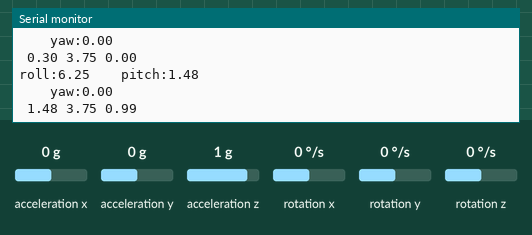
A sketch run on a simulated Arduino Uno, built with avr-gcc and run on an emulated ATmega328P. On the bench: the last lines printed to the serial monitor. Wiring (inferred from the names in the program): MPU-6050 motion sensor at I2C address 0x68. The inputs (shaded band) are chosen by the test bench; at power-on: acceleration z 1 g, acceleration x 0 g, acceleration y 0 g, rotation y 0 °/s, rotation x 0 °/s, rotation z 0 °/s.

Above: at 1.8 s.
1.9 s: acceleration z set to 0 g
At 2.8 s:
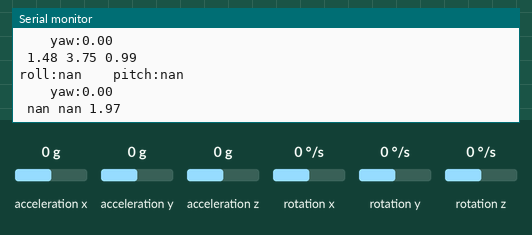
3.5 s: acceleration x set to -1.4 g
At 4.8 s:
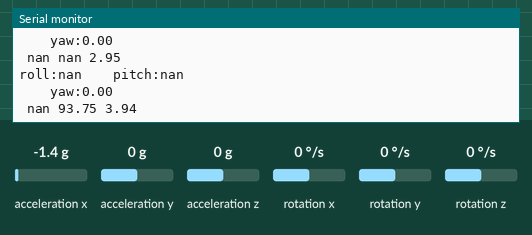
6.5 s: acceleration y set to -1.4 g
At 7.8 s:
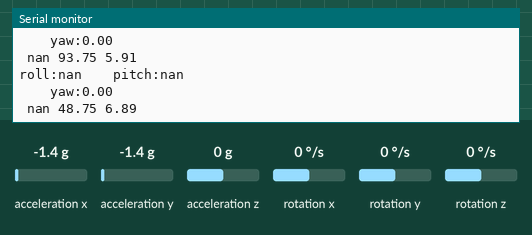
8.0 s: rotation y set to -192 °/s
At 8.9 s:
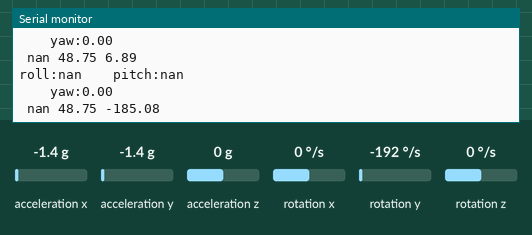
Timing chart, 0 to 10.5 s (numbered marks = the images above; inputs shaded):
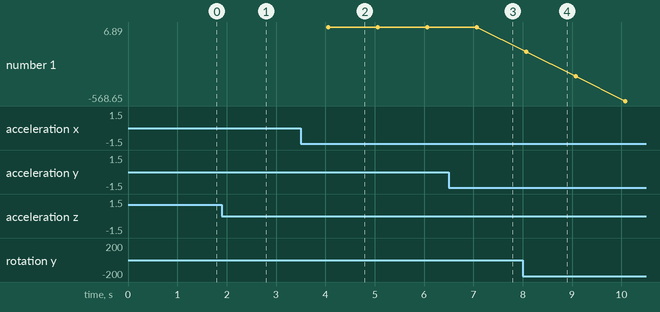

Measured:
- after the input at 1.9 s, the serial monitor: prints a new line after 0.11 s (image 1)
- after the input at 3.5 s, the serial monitor: prints a new line after 0.56 s (image 2)
- after the input at 6.5 s, the serial monitor: prints a new line after 0.57 s (image 3)
- after the input at 8.0 s, the serial monitor: prints a new line after 0.08 s (image 4)
- plotted number 1: 6.89 → -568.65 after the input at 8.0 s

The sketch:

BL_MPU_Transmitter_code.ino
```cpp
/*
   Arduino and MPU6050 Accelerometer and Gyroscope Sensor Tutorial
   by Dejan, https://howtomechatronics.com/tutorials/arduino/arduino-and-mpu6050-accelerometer-and-gyroscope-tutorial/
*/

#include  <Wire.h>
//#include <SoftwareSerial.h>
//SoftwareSerial BTSerial(10, 11); // CONNECT  BT RX PIN TO ARDUINO 11 PIN | CONNECT BT TX PIN TO ARDUINO 10 PIN


const  int MPU_ADDRESS = 0x68; // MPU6050 I2C address

float AccX, AccY, AccZ;
float  GyroX, GyroY, GyroZ;

float accAngleX, accAngleY, gyroAngleX, gyroAngleY,  gyroAngleZ;
float roll, pitch, yaw;

float AccErrorX, AccErrorY, GyroErrorX,  GyroErrorY, GyroErrorZ;

float elapsedTime, currentTime, previousTime;

int  c = 0;

void  MPU_read_accel_data();
void  MPU_read_gyro_data();
void calculate_IMU_error();

void setup()
{

  Serial.begin(9600);
  //BTSerial.begin(9600);  // HC-05 default speed in AT command more

  Wire.begin();                      //  Initialize comunication
  Wire.beginTransmission(MPU_ADDRESS);       // Start  communication with MPU6050 // MPU=0x68
  Wire.write(0x6B);                  //  Talk to the register 6B
  Wire.write(0x00);                  // Make reset -  place a 0 into the 6B register
  Wire.endTransmission(true);        //end the  transmission


  // Configure Accelerometer Sensitivity - Full Scale  Range (default +/- 2g)
/*  Wire.beginTransmission(MPU);
  Wire.write(0x1C);                  //Talk to the ACCEL_CONFIG register (1C hex)
  Wire.write(0x10);                  //Set the register bits as 00010000 (+/- 8g full scale range)
  Wire.endTransmission(true);

  // Configure Gyro Sensitivity - Full Scale  Range (default +/- 250deg/s)
  Wire.beginTransmission(MPU);
  Wire.write(0x1B);                   // Talk to the GYRO_CONFIG register (1B hex)
  Wire.write(0x10);                   // Set the register bits as 00010000 (1000deg/s full scale)
  Wire.endTransmission(true);
  delay(20);


  //Call this function  if you need to get the IMU error values for your module*/
 //while(true) calculate_IMU_error();

 // delay(20);

}

void loop()
{

  MPU_read_accel_data();
  MPU_read_gyro_data();


  // calculate time elapsed since last time  we were here
  previousTime = currentTime;        // Previous time is stored  before the actual time read
  currentTime = millis();            // Current time  actual time read
  elapsedTime = (currentTime - previousTime) / 1000; // Divide  by 1000 to get seconds


  // Complementary filter - combine acceleromter  and gyro angle values
  roll  = 0.92 * (roll  + (GyroX * elapsedTime)) + 0.08  * accAngleX;
  pitch = 0.92 * (pitch + (GyroY * elapsedTime)) + 0.08 * accAngleY;
  //yaw   = gyroAngleZ;


  // Currently the raw values are in degrees  per seconds, deg/s, so we need to multiply by sendonds (s) to get the angle in degrees
  gyroAngleX += GyroX * elapsedTime; // deg/s * s = deg
  gyroAngleY += GyroY  * elapsedTime;
  gyroAngleZ += GyroZ * elapsedTime;

  /*by me */
  // Print the values on the serial monitor
    Serial.print("roll:");
    Serial.print(roll);
    Serial.print("    ");

    Serial.print("pitch:");
    Serial.println(pitch);

    Serial.print("    ");
    Serial.print("yaw:");
    Serial.println(yaw);


  Serial.print(" ");

  // Print the values on the serial monitor
  Serial.print(pitch);
  Serial.print(" ");
  Serial.print(accAngleY);
  Serial.print(" ");
  Serial.println(gyroAngleY);
  delay(1000);
/*
if(pitch<-17){
      BTSerial.write('F');
    }else if(pitch>20){
      BTSerial.write('B');
    }else if(roll>30){
      BTSerial.write('R');
    }else if(roll<-30){
      BTSerial.write('L');
    }else if(yaw>30){
      BTSerial.write('r');
    }else if(yaw<-30){
      BTSerial.write('l');
    }else
      BTSerial.write('S');*/
}

void  MPU_read_accel_data()
{
  // === Read acceleromter data === //
  Wire.beginTransmission(MPU_ADDRESS);
  Wire.write(0x3B); // Start with register 0x3B (ACCEL_XOUT_H)
  Wire.endTransmission(false);
  Wire.requestFrom(MPU_ADDRESS, 6, true); // Read 6 registers total, each axis value  is stored in 2 registers

  //For a range of +-2g, we need to divide the  raw values by 16384, according to the datasheet
  AccX = (Wire.read() << 8 |  Wire.read()) / 16384.0; // X-axis value
  AccY = (Wire.read() << 8 | Wire.read())  / 16384.0; // Y-axis value
  AccZ = (Wire.read() << 8 | Wire.read()) / 16384.0;  // Z-axis value

  // Calculating Roll and Pitch from the accelerometer  data
  accAngleX = (atan(AccY / sqrt(pow(AccX, 2) + pow(AccZ, 2))) * 180 / PI)      - (-0.40);  // AccErrorX ~(0.58) See the calculate_IMU_error()custom function  for more details
  accAngleY = (atan(-1 * AccX / sqrt(pow(AccY, 2) + pow(AccZ,  2))) * 180 / PI) - (-3.75); // AccErrorY ~(-1.58)

}


void MPU_read_gyro_data()
{
  // === Read gyroscope data === //
  Wire.beginTransmission(MPU_ADDRESS);
  Wire.write(0x43); // Gyro data first register address 0x43
  Wire.endTransmission(false);
  Wire.requestFrom(MPU_ADDRESS, 6, true); // Read 4 registers total, each axis value  is stored in 2 registers

  // For a 250deg/s range we have to divide first  the raw value by 131.0, according to the datasheet
  GyroX = (Wire.read() <<  8 | Wire.read()) / 131.0;
  GyroY = (Wire.read() << 8 | Wire.read()) / 131.0;
  GyroZ = (Wire.read() << 8 | Wire.read()) / 131.0;

  // Correct the outputs  with the calculated error values
  GyroX = GyroX - (-6.68); // GyroErrorX = ~  (-2.12)
  GyroY = GyroY - (-0.98);  // GyroErrorY = ~ (4.12)
  GyroZ = GyroZ  - (2.74);  // GyroErrorZ = ~ (1.20)


}


void calculate_IMU_error()
{

  // We can call this funtion in the setup section to calculate the accelerometer  and gyro data error. From here we will get the error values used in the above equations  printed on the Serial Monitor.
  // Note that we should place the IMU flat in  order to get the proper values, so that we then can the correct values
  // Read  accelerometer values 200 times
  while (c < 200)
  {
    Wire.beginTransmission(MPU_ADDRESS);
    Wire.write(0x3B);
    Wire.endTransmission(false);
    Wire.requestFrom(MPU_ADDRESS,  6, true);
    AccX = (Wire.read() << 8 | Wire.read()) / 16384.0 ;
    AccY  = (Wire.read() << 8 | Wire.read()) / 16384.0 ;
    AccZ = (Wire.read() << 8 |  Wire.read()) / 16384.0 ;
    // Sum all readings
    AccErrorX = AccErrorX  + ((atan((AccY) / sqrt(pow((AccX), 2) + pow((AccZ), 2))) * 180 / PI));
    AccErrorY  = AccErrorY + ((atan(-1 * (AccX) / sqrt(pow((AccY), 2) + pow((AccZ), 2))) * 180  / PI));
    c++;
  }

  //Divide the sum by 200 to get the error value
  AccErrorX = AccErrorX / 200;
  AccErrorY = AccErrorY / 200;

  c =  0;

  // Read gyro values 200 times
  while (c < 200)
  {
    Wire.beginTransmission(MPU_ADDRESS);
    Wire.write(0x43);
    Wire.endTransmission(false);
    Wire.requestFrom(MPU_ADDRESS,  6, true);

    GyroX = Wire.read() << 8 | Wire.read();
    GyroY =  Wire.read() << 8 | Wire.read();
    GyroZ = Wire.read() << 8 | Wire.read();

    // Sum all readings
    GyroErrorX = GyroErrorX + (GyroX / 131.0);
    GyroErrorY = GyroErrorY + (GyroY / 131.0);
    GyroErrorZ = GyroErrorZ +  (GyroZ / 131.0);

    c++;

  }

  //Divide the sum  by 200 to get the error value
  GyroErrorX = GyroErrorX / 200;
  GyroErrorY  = GyroErrorY / 200;
  GyroErrorZ = GyroErrorZ / 200;

  // Print the  error values on the Serial Monitor

  Serial.print("AccErrorX: ");
  Serial.print(AccErrorX);
  Serial.print(" | AccErrorY: ");
  Serial.print(AccErrorY);
  Serial.print(" | GyroErrorX: ");
  Serial.print(GyroErrorX);
  Serial.print("  | GyroErrorY: ");
  Serial.print(GyroErrorY);
  Serial.print(" | GyroErrorZ:  ");
  Serial.println(GyroErrorZ);


  delay(1000);
}
```
